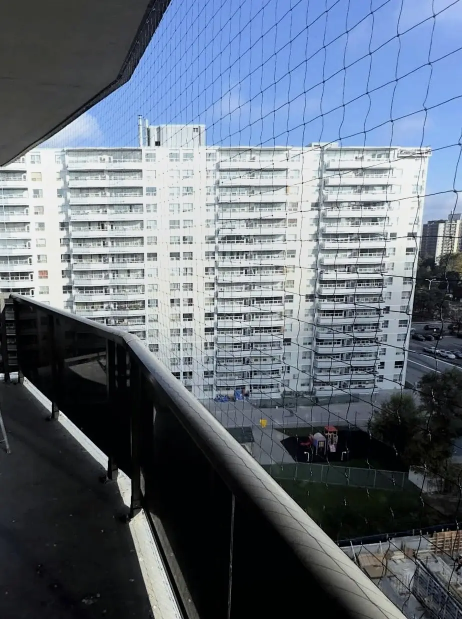
#> input picture deliverables/corrected-pictures/balcony-netting-focused-installation-924.webp, 924 x 1238 px, found by its file name (shown at 1/2 size)
$ python generate-before-after-examples.py
#> lines starting #> are read from the running program, lines starting #| are printed output that depends on the picture
from pathlib import Path
from PIL import Image, ImageDraw, ImageEnhance, ImageFilter
import math
import random

ROOT = Path(__file__).resolve().parents[1]
IMAGE_DIR = ROOT / "public" / "images"
OUT_DIR = IMAGE_DIR / "examples"
OUT_DIR.mkdir(parents=True, exist_ok=True)

W, H = 1200, 800

EXAMPLES = [
    ("Balcony Bird Netting", "balcony-netting-vancouver", "Vancouver", "balcony-netting-focused-installation-924.webp", "netting", "Service Example"),
    ("Pigeon Spikes", "pigeon-spikes-burnaby", "Burnaby", "pigeon-spikes-close-up-installation-904.webp", "spikes", "Service Example"),
    ("Balcony Cleaning", "balcony-cleaning-burnaby", "Burnaby", "balcony-cleaning-finished-space-960.webp", "cleaning", "Typical Transformation"),
    ("Pet Netting", "pet-netting-vancouver", "Vancouver", "pet-safe-balcony-cat-netting-960.webp", "netting", "Service Example"),
    ("Commercial Bird Control", "commercial-bird-control-richmond", "Richmond", "pigeon-spike-roofline-focused-802.webp", "spikes", "Bird-Proofing Example"),
    ("Condo Bird Proofing", "condo-bird-proofing-vancouver", "Vancouver", "condo-balcony-netting-focused-742.webp", "netting", "Service Example"),
    ("Warehouse Bird Netting", "warehouse-bird-netting-surrey", "Surrey", "pigeon-defenders-hero-desktop.webp", "netting", "Illustration"),
    ("Solar Panel Bird Protection", "solar-panel-bird-protection-coquitlam", "Coquitlam", "pigeon-spike-roofline-focused-802.webp", "spikes", "Illustration"),
    ("Rooftop Bird Control", "rooftop-bird-control-vancouver", "Vancouver", "pigeon-spike-roofline-focused-802.webp", "spikes", "Bird-Proofing Example"),
    ("High Rise Balcony Netting", "high-rise-balcony-netting-vancouver", "Vancouver", "condo-balcony-netting-focused-742.webp", "netting", "Service Example"),
    ("Window Ledge Spikes", "window-ledge-spikes-new-westminster", "New Westminster", "pigeon-spikes-close-up-installation-904.webp", "spikes", "Bird-Proofing Example"),
    ("Parking Garage Bird Control", "parking-garage-bird-control-delta", "Delta", "pigeon-proof-balcony-before-after-focused-960.webp", "spikes", "Illustration"),
    ("Apartment Bird Netting", "apartment-bird-netting-langley", "Langley", "balcony-netting-focused-installation-924.webp", "netting", "Service Example"),
    ("Commercial Building Protection", "commercial-building-protection-north-vancouver", "North Vancouver", "pigeon-defenders-hero-desktop.webp", "spikes", "Illustration"),
    ("Bird Dropping Cleanup", "bird-dropping-cleanup-vancouver", "Vancouver", "pigeon-proof-balcony-before-after-focused-960.webp", "cleaning", "Typical Transformation"),
]


def cover(path):
    img = Image.open(path).convert("RGB")
    sw, sh = img.size
    scale = max(W / sw, H / sh)
    nw, nh = int(sw * scale), int(sh * scale)
    img = img.resize((nw, nh), Image.Resampling.LANCZOS)
    left = (nw - W) // 2
    top = (nh - H) // 2
    return img.crop((left, top, left + W, top + H))


def add_vignette(img, color=(15, 17, 16), alpha=88):
    overlay = Image.new("RGBA", (W, H), (0, 0, 0, 0))
    px = overlay.load()
    cx, cy = W / 2, H / 2
    max_d = math.sqrt(cx * cx + cy * cy)
    for y in range(H):
        for x in range(W):
            d = math.sqrt((x - cx) ** 2 + (y - cy) ** 2) / max_d
            a = int(max(0, (d - 0.35) / 0.65) * alpha)
            px[x, y] = (*color, a)
    return Image.alpha_composite(img.convert("RGBA"), overlay)


def draw_pigeon(draw, x, y, s=1.0):
    body = [(x, y), (x + 28 * s, y - 10 * s), (x + 58 * s, y + 3 * s), (x + 26 * s, y + 18 * s)]
    wing = [(x + 18 * s, y - 3 * s), (x + 4 * s, y - 30 * s), (x + 42 * s, y - 10 * s)]
    head = [x + 48 * s, y - 12 * s, x + 69 * s, y + 8 * s]
    draw.polygon(body, fill=(38, 42, 43, 220))
    draw.polygon(wing, fill=(22, 27, 29, 205))
    draw.ellipse(head, fill=(38, 42, 43, 220))
    draw.polygon([(x + 68 * s, y - 3 * s), (x + 82 * s, y + 2 * s), (x + 68 * s, y + 7 * s)], fill=(183, 90, 56, 220))


def draw_droppings(draw, rng, count=36):
    for _ in range(count):
        x = rng.randint(40, W - 70)
        y = rng.randint(int(H * 0.48), H - 50)
        r = rng.randint(3, 11)
        draw.ellipse((x, y, x + r * 2, y + r), fill=(236, 232, 220, rng.randint(130, 220)))
        draw.ellipse((x + r, y + 2, x + r * 3, y + r + 5), fill=(70, 73, 65, rng.randint(50, 105)))


def draw_nesting(draw, rng):
    cx, cy = rng.randint(120, W - 180), rng.randint(int(H * 0.58), H - 130)
    for i in range(22):
        ang = rng.random() * math.tau
        length = rng.randint(34, 92)
        x1 = cx + math.cos(ang) * rng.randint(8, 36)
        y1 = cy + math.sin(ang) * rng.randint(4, 18)
        x2 = x1 + math.cos(ang) * length
        y2 = y1 + math.sin(ang) * length * 0.35
        draw.line((x1, y1, x2, y2), fill=(98, 70, 41, 170), width=rng.randint(2, 5))


def draw_netting(draw):
    spacing = 64
    for x in range(-H, W + H, spacing):
        draw.line((x, 0, x + H, H), fill=(11, 17, 20, 118), width=3)
        draw.line((x, H, x + H, 0), fill=(11, 17, 20, 105), width=3)
    for x in range(-H, W + H, spacing):
        draw.line((x, 0, x + H, H), fill=(255, 255, 255, 46), width=1)


def draw_spikes(draw):
    base_y = int(H * 0.58)
    draw.line((60, base_y, W - 60, base_y), fill=(220, 225, 220, 220), width=9)
    for x in range(80, W - 80, 30):
        lean = 18 if (x // 30) % 2 else -18
        draw.line((x, base_y, x + lean, base_y - 135), fill=(232, 236, 234, 230), width=4)
        draw.line((x, base_y, x - lean, base_y - 110), fill=(232, 236, 234, 210), width=3)


def draw_clean_highlight(draw):
    draw.rounded_rectangle((70, int(H * 0.64), W - 70, H - 72), radius=36, fill=(244, 240, 231, 64), outline=(255, 255, 255, 80), width=2)


def badge(draw, text, side):
    fill = (17, 17, 15, 218) if side == "before" else (183, 90, 56, 225)
    x, y = 36, 36
    draw.rounded_rectangle((x, y, x + 210, y + 54), radius=27, fill=fill)
    draw.text((x + 24, y + 16), text.upper(), fill=(244, 240, 231, 255))


def create_pair(topic, slug, city, base_file, after_type, label):
    rng = random.Random(slug)
    base = cover(IMAGE_DIR / base_file)
    before = ImageEnhance.Color(base).enhance(0.72)
    before = ImageEnhance.Brightness(before).enhance(0.82)
    before = add_vignette(before, alpha=112)
    bd = ImageDraw.Draw(before, "RGBA")
    for i in range(3):
        draw_pigeon(bd, rng.randint(80, W - 180), rng.randint(130, int(H * 0.58)), rng.uniform(0.65, 1.2))
    draw_droppings(bd, rng, 44)
    draw_nesting(bd, rng)
    badge(bd, "Before", "before")
    bd.rounded_rectangle((36, H - 84, min(W - 36, 560), H - 32), radius=26, fill=(17, 17, 15, 190))
    bd.text((58, H - 68), f"{label}: {topic} in {city}", fill=(244, 240, 231, 255))

    after = ImageEnhance.Color(base).enhance(1.04)
    after = ImageEnhance.Contrast(after).enhance(1.05)
    after = ImageEnhance.Brightness(after).enhance(1.06).convert("RGBA")
    ad = ImageDraw.Draw(after, "RGBA")
    if after_type == "netting":
        draw_netting(ad)
    elif after_type == "spikes":
        draw_spikes(ad)
    else:
        draw_clean_highlight(ad)
    badge(ad, "After", "after")
    ad.rounded_rectangle((36, H - 84, min(W - 36, 600), H - 32), radius=26, fill=(17, 17, 15, 170))
    ad.text((58, H - 68), f"{label}: clean protected area", fill=(244, 240, 231, 255))

    before = before.convert("RGB").filter(ImageFilter.UnsharpMask(radius=1.0, percent=70, threshold=3))
    after = after.convert("RGB").filter(ImageFilter.UnsharpMask(radius=1.0, percent=70, threshold=3))
    before.save(OUT_DIR / f"before-{slug}.webp", "WEBP", quality=82, method=6)
    after.save(OUT_DIR / f"after-{slug}.webp", "WEBP", quality=82, method=6)


for example in EXAMPLES:
    create_pair(*example)
#> in cover, img is the input picture: PIL image 924x1238 RGB; mean R, G, B 99.7, 109.9, 122.4
#> in cover, `return img.crop((left, top, left + W, top + H))`:
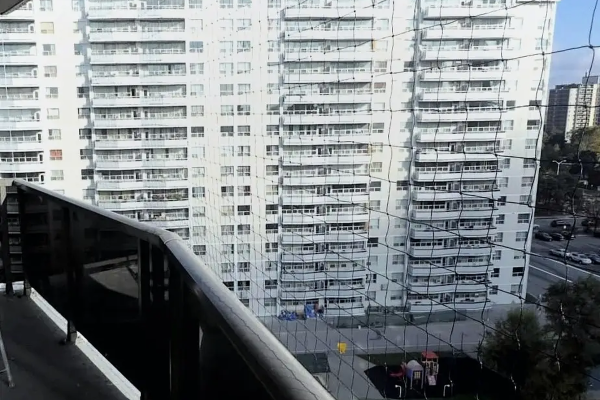
#> returned value: PIL image 1200x800 RGB (shown at 1/2 size); mean R, G, B 123.4, 129.2, 132.4
#> in create_pair, `before = ImageEnhance.Brightness(before).enhance(0.82)`:
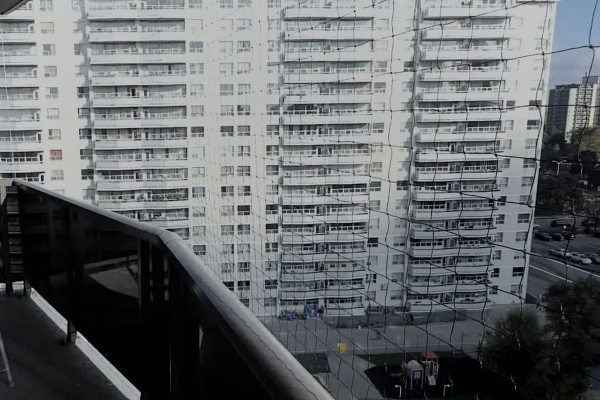
#> before: PIL image 1200x800 RGB (shown at 1/2 size); mean R, G, B 101.3, 104.8, 106.6
#> in add_vignette, `return Image.alpha_composite(img.convert("RGBA"), overlay)`:
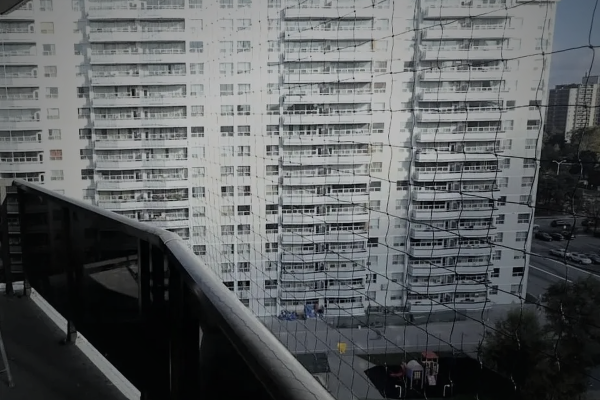
#> returned value: PIL image 1200x800 RGBA (shown at 1/2 size); mean R, G, B, A 91.1, 94.4, 95.8, 255
#> in create_pair, `before = before.convert("RGB").filter(ImageFilter.UnsharpMask(radius=1..`:
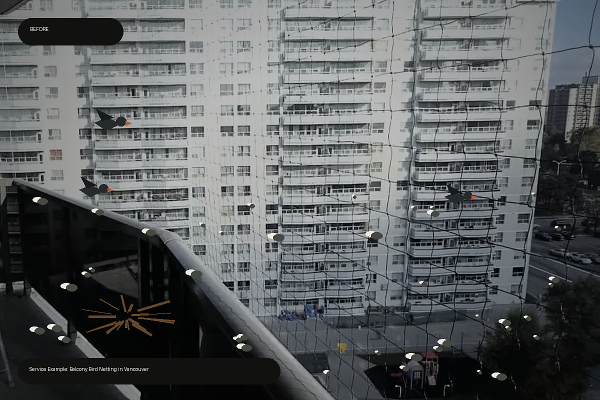
#> before: PIL image 1200x800 RGB (shown at 1/2 size); mean R, G, B 90.7, 93.8, 95
#> in create_pair, `after = after.convert("RGB").filter(ImageFilter.UnsharpMask(radius=1.0..`:
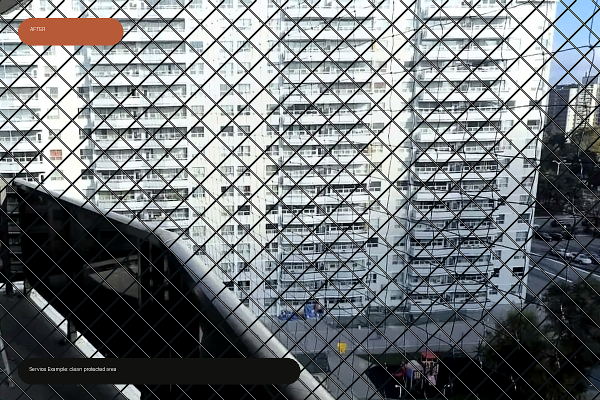
#> after: PIL image 1200x800 RGB (shown at 1/2 size); mean R, G, B 115.3, 120.1, 122.5
#> pass 2 of the loop `for example in EXAMPLES:`:
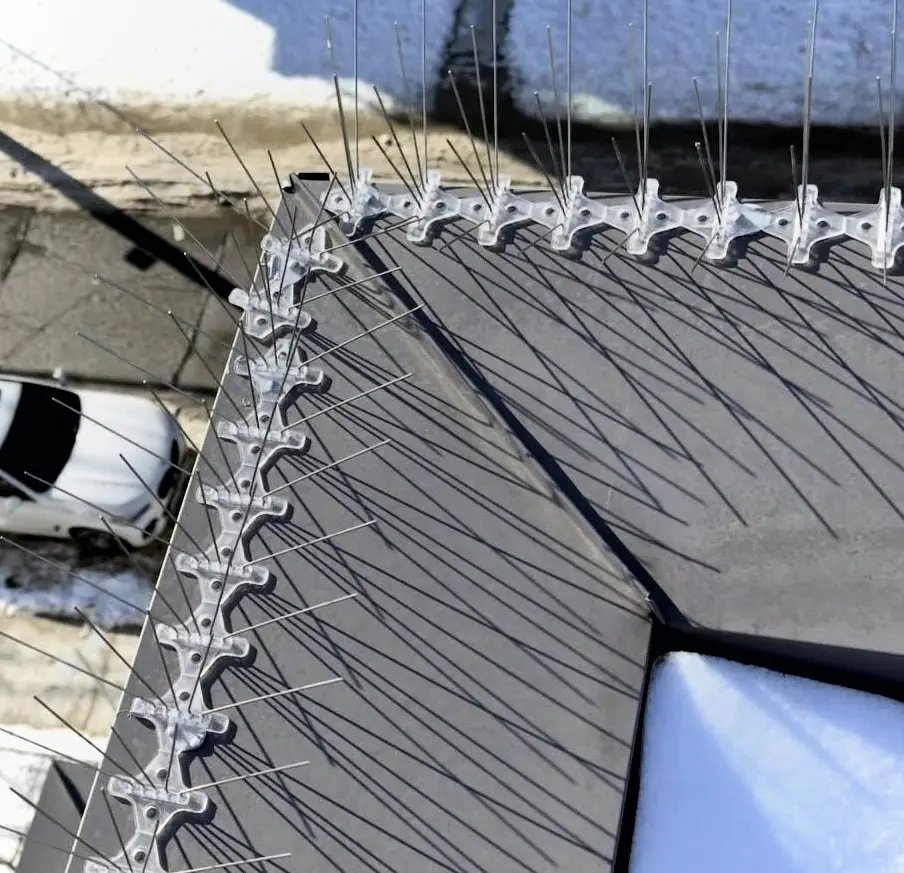
#> input picture deliverables/corrected-pictures/pigeon-spikes-close-up-installation-904.webp, 904 x 873 px, found by its file name
#> in cover, img is the input picture: PIL image 904x873 RGB; mean R, G, B 126.6, 130, 136.6
#> img: PIL image 1200x1158 RGB
#> in create_pair (call 2), `before = before.convert("RGB").filter(ImageFilter.UnsharpMask(radius=1..`:
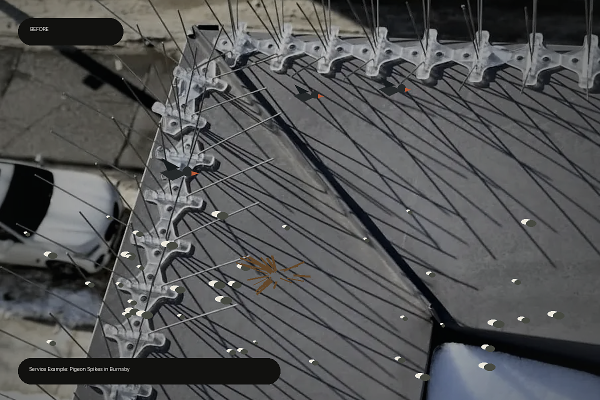
#> before: PIL image 1200x800 RGB (shown at 1/2 size); mean R, G, B 83.2, 84.1, 84.7
#> in create_pair (call 2), `after = after.convert("RGB").filter(ImageFilter.UnsharpMask(radius=1.0..`:
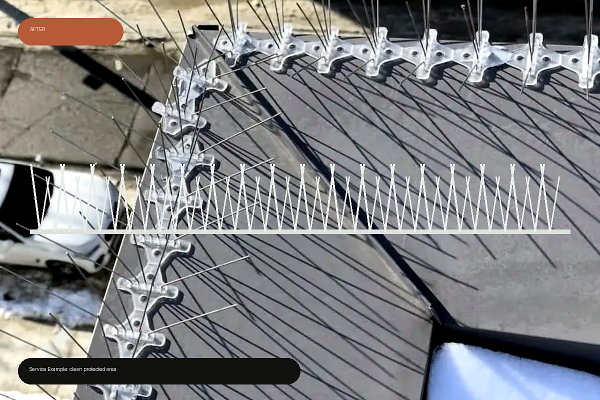
#> after: PIL image 1200x800 RGB (shown at 1/2 size); mean R, G, B 126.1, 126.7, 128.5
#> pass 3 of the loop `for example in EXAMPLES:`:
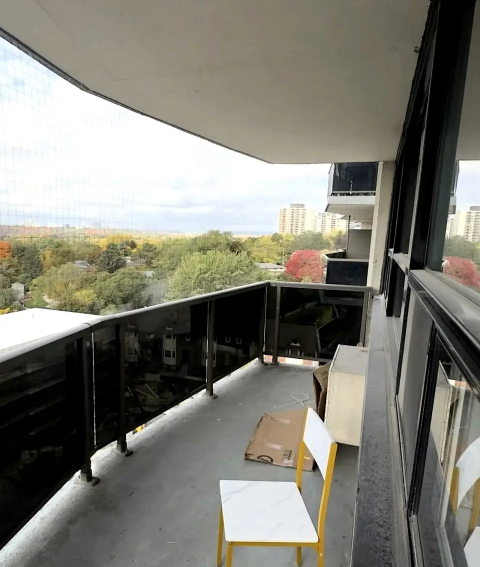
#> input picture deliverables/corrected-pictures/balcony-cleaning-finished-space-960.webp, 960 x 1133 px, found by its file name (shown at 1/2 size)
#> in cover, img is the input picture: PIL image 960x1133 RGB; mean R, G, B 127.9, 126.2, 116.4
#> img: PIL image 1200x1416 RGB
#> in create_pair (call 3), `before = before.convert("RGB").filter(ImageFilter.UnsharpMask(radius=1..`:
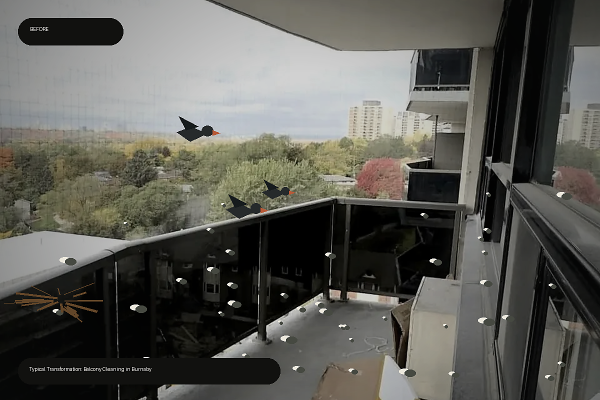
#> before: PIL image 1200x800 RGB (shown at 1/2 size); mean R, G, B 91.4, 90.9, 85.3
#> in create_pair (call 3), `after = after.convert("RGB").filter(ImageFilter.UnsharpMask(radius=1.0..`:
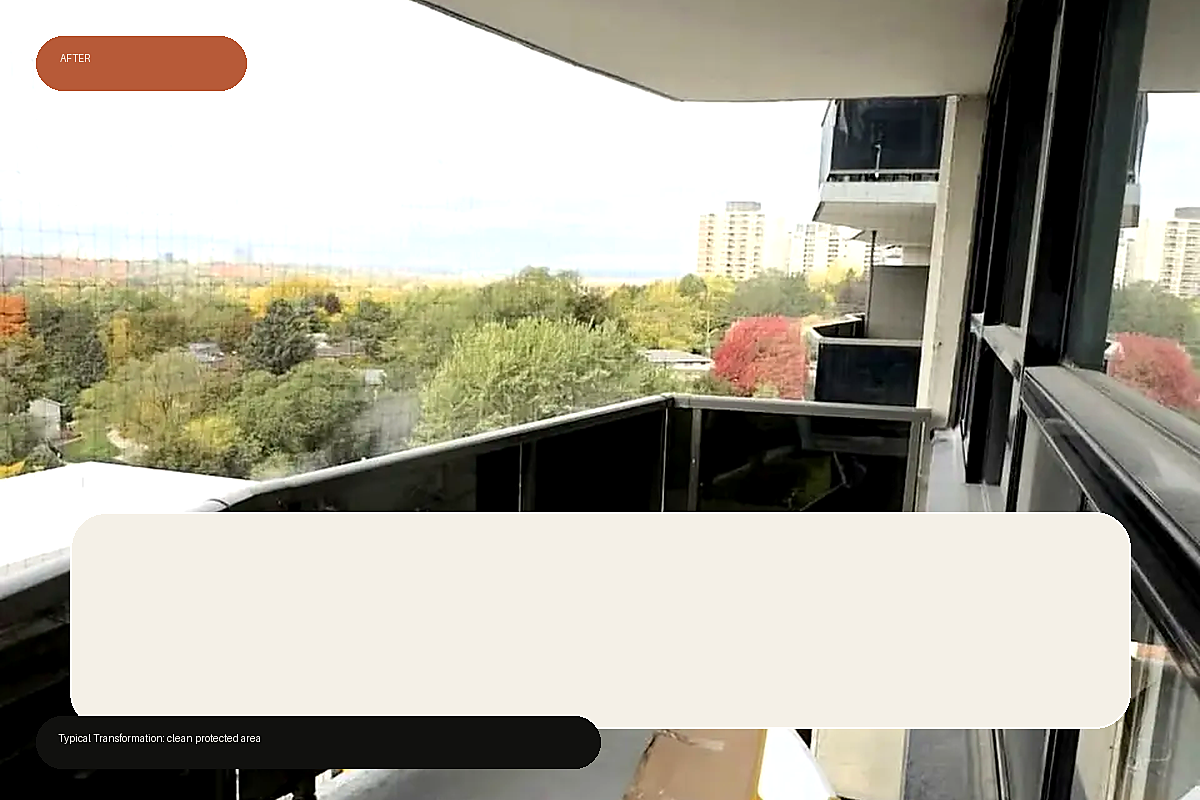
#> after: PIL image 1200x800 RGB; mean R, G, B 172.1, 168.5, 155.4
#> (the run stopped early here; a loop or call above may not have finished)
